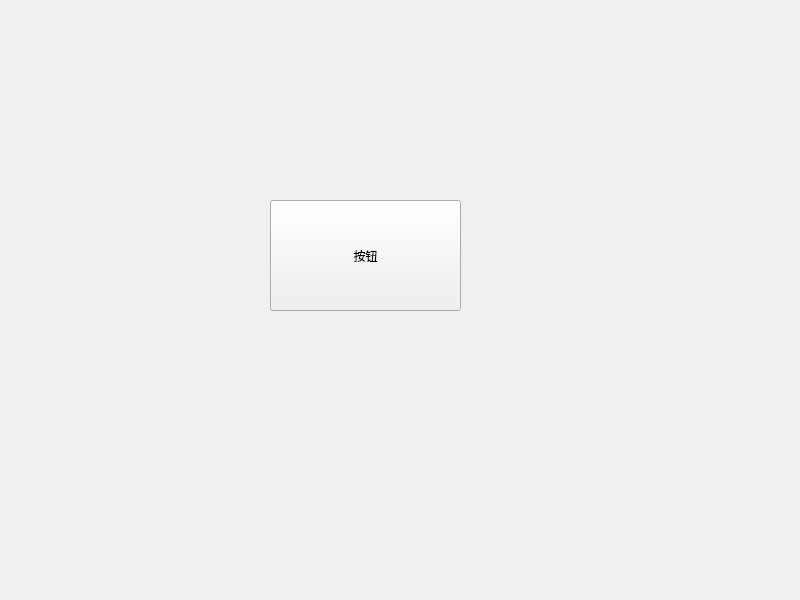
<?xml version="1.0" encoding="UTF-8"?>
<ui version="4.0">
 <class>Widget</class>
 <widget class="QWidget" name="Widget">
  <property name="geometry">
   <rect>
    <x>0</x>
    <y>0</y>
    <width>800</width>
    <height>600</height>
   </rect>
  </property>
  <property name="cursor">
   <cursorShape>ArrowCursor</cursorShape>
  </property>
  <property name="windowTitle">
   <string>Widget</string>
  </property>
  <widget class="QPushButton" name="pushButton">
   <property name="geometry">
    <rect>
     <x>270</x>
     <y>200</y>
     <width>191</width>
     <height>111</height>
    </rect>
   </property>
   <property name="cursor">
    <cursorShape>ArrowCursor</cursorShape>
   </property>
   <property name="text">
    <string>按钮</string>
   </property>
  </widget>
 </widget>
 <resources/>
 <connections/>
</ui>
